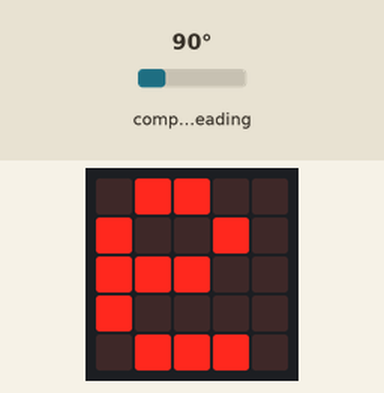
Recording of a program running on a simulated BBC micro:bit (MakeCode). Shown: the board's 5×5 LED display. The test bench sets the inputs (shaded band); at power-on: compass heading 90°. The compass is already calibrated.

Above: at 1.2 s.
1.3 s: compass heading set to 48°
2.8 s: compass heading set to 42°
At 3.5 s:
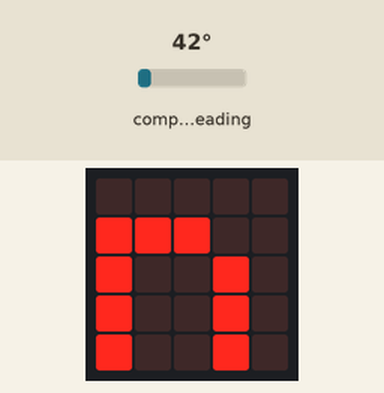
4.5 s: compass heading set to 180°
At 5.0 s:
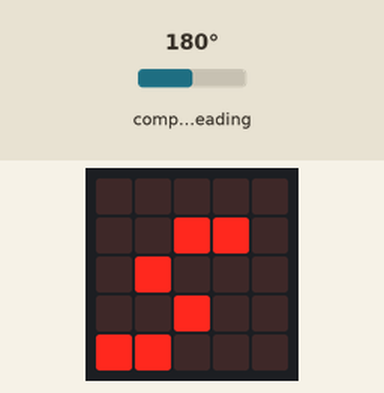
6.1 s: compass heading set to 222°
7.6 s: compass heading set to 227°
At 8.9 s:
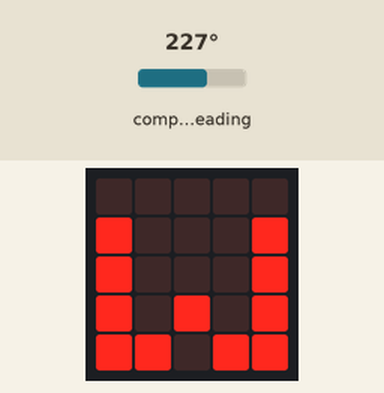
9.2 s: compass heading set to 7°
At 10.5 s:
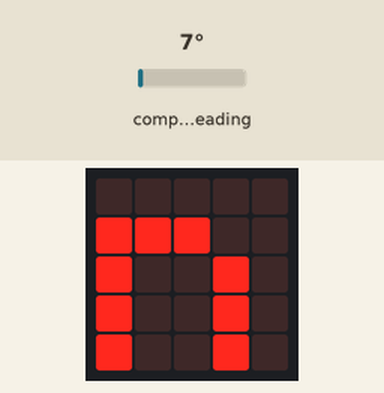
Timing chart, 0 to 11.7 s (numbered marks = the images above; inputs shaded):
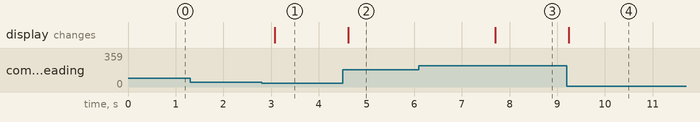

Measured:
- the behaviour switches between 45 and 44° on compass heading (found by bisection; images 0 and 1)
- the behaviour switches between 224 and 225° on compass heading (found by bisection; images 2 and 3)
- after the input at 1.3 s, every drawn part: stays the same
- after the input at 2.8 s, the display: changes after 0.28 s (image 1)
- after the input at 4.5 s, the display: changes after 0.12 s (image 2)
- after the input at 6.1 s, every drawn part: stays the same
- after the input at 7.6 s, the display: changes after 0.10 s (image 3)
- after the input at 9.2 s, the display: changes at once (image 4)

The program:

main.ts
```typescript
let degré = 0
basic.forever(function () {
    degré = input.compassHeading()
    if (degré < 45) {
        basic.showString("n")
    } else if (degré < 135) {
        basic.showString("e")
    } else if (degré < 225) {
        basic.showString("s")
    } else if (degré < 315) {
        basic.showString("w")
    }
})
```

test.ts
```typescript
// les tests vont ici ; cela ne sera pas compilé si ce paquet est utilisé en tant qu'extension.
```
